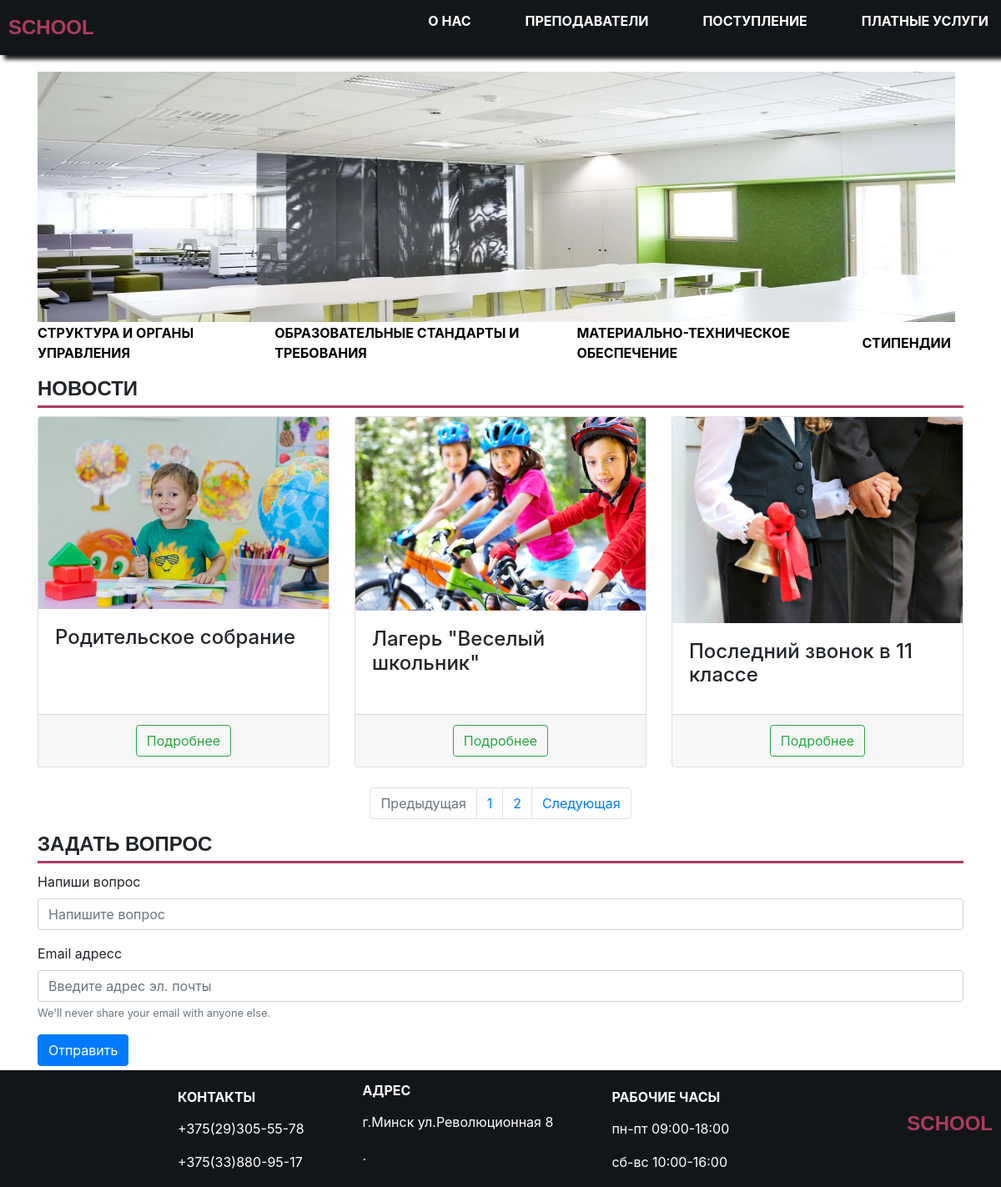
The page / on the database its author committed.
### school/models.py (models this page shows, shortened)
class News(models.Model):
    name = models.CharField(max_length=30)
    img = models.ImageField()
    description = models.TextField()

### school/views.py (the view)
# urls.py: path('', index, name='index'),
def index(request, page=1):
    news = News.objects.all()
    per_page = 3
    paginator = Paginator(news, per_page)
    news_paginator = paginator.page(page)
    if request.method == 'POST':
        form = QuestionsForm(data=request.POST)
        if form.is_valid():
            form.save()
            return HttpResponseRedirect(reverse('index'))
    else:
        form = QuestionsForm()
    context = {
        'news': news_paginator,
        'form': form
    }
    return render(request, 'school.html', context)

### school/forms.py
class QuestionsForm(forms.ModelForm):
    question = forms.CharField(widget=forms.TextInput(attrs={
        'class': 'form-control', 'placeholder': 'Напишите вопрос'
    }))
    email = forms.CharField(widget=forms.EmailInput(attrs={
        'class': 'form-control', 'placeholder': 'Введите адрес эл. почты'
    }))
    class Meta:
        model = Questions
        fields = ('question', 'email')

### school/templates/school.html (shortened to what this page needs)
{% extends 'base.html' %}
{% load static %}
{% block main %}
    <div class="container">
        <img class="school_baner" src="{% static 'img/school.jpg' %}" alt="school">
        <nav class="header-menu">
            <ul class="header-menu-list">
                <li class="header-menu-item"><a class="school-menu-link" href="{% url 'school:departments' %}">Структура и органы управления</a></li>
                <li class="header-menu-item"><a class="school-menu-link" href="{% url 'school:requirements' %}">Образовательные стандарты и требования</a></li>
                <li class="header-menu-item"><a class="school-menu-link" href="{% url 'school:equipment' %}">Материально-техническое обеспечение</a></li>
                <li class="header-menu-item"><a class="school-menu-link" href="{% url 'school:scholarship' %}">Стипендии </a></li>
            </ul>
        </nav>
        <h1 class="news_header">Новости</h1>
        <div class="row">
            {% for new in news %}
                <div class="col-lg-4 col-md-6 mb-4">
                    <div class="card h-100">
                        <a href="#">
                            <img class="card-img-top"
                                 src="{{ new.img.url }}"
                                 alt="">
                        </a>
                        <div class="card-body">
                            <h4 class="card-title">
                                {{ new.name }}
                            </h4>
                        </div>
                        <div class="card-footer text-center">
                            <a class="btn btn-outline-success" href="{% url 'school:news_one' new.id %}">Подробнее</a>
                        </div>
                    </div>
                </div>
            {% endfor %}
        </div>
        <nav class="paginator" aria-label="Page navigation example">
            <ul class="pagination justify-content-center">
                <li class="page-item {% if not news.has_previous %} disabled {% endif %}">
                    <a class="page-link"
                       href="{% if news.has_previous %} {% url 'school:paginator' news.previous_page_number %} {% else %} # {% endif %}"
                       tabindex="-1" aria-disabled="true">Предыдущая</a>
                </li>
                {% for page in news.paginator.page_range %}
                    <li class="page-item">
                        <a class="page-link" href="{% url 'school:paginator' page %}">{{ page }}</a>
                    </li>
                {% endfor %}
                <li class="page-item {% if not news.has_next %} disabled {% endif %}">
                    <a class="page-link"
                       href="{% if news.has_next %} {% url 'school:paginator' news.next_page_number %} {% else %} # {% endif %}">
                        Следующая
                    </a>
                </li>
            </ul>
        </nav>
        <h2 class="news_header">Задать вопрос</h2>
        <form action="{% url 'index' %}" method="post">
            <div class="form-group">
                <label for="{{ form.question.id_for_label }}">Напиши вопрос</label>
                {{form.question}}
            </div>
            <div class="form-group">
              <label for="{{ form.email.id_for_label }}">Email адресс</label>
                {{form.email}}
              <small id="emailHelp" class="form-text text-muted">We'll never share your email with anyone else.</small>
            </div>
            <button type="submit" class="btn btn-primary">Отправить</button>
          </form>
    </div>
{% endblock %}

### static/css/styles.css (style rules this page uses)
*, *::before, *::after { box-sizing: border-box; }
:where(ul, ol):where([class]) { padding-left: 0; }
body, :where(blockquote, figure):where([class]) { margin: 0; }
:where( h1, h2, h3, h4, h5, h6, p, ul, ol, dl ):where([class]) { margin-block: 0; }
:where(ul[class]) { list-style: none; }
img { display: block; max-width: 100%; }
input, textarea, select, button { font: inherit; }
html { height: 100%; }
html, :has(:target) { scroll-behavior: smooth; }
body { min-height: 100%; line-height: 1.5; }
:root { --color-dark: #000000; --color-dark-alternate: #131619; --color-light: #FFFFFF; --color-dark-gray: #404040; --color-light-gray: #C4C4C4; --container-width: 1300px; --container-padding-x: 15px; }
body { font-family: "Gill Sans", sans-serif; font-weight: 300; font-size: 16px; line-height: 1.75; }
.container { max-width: calc(var(--container-width) + var(--container-padding-x) * 2); margin-inline: auto; padding-inline: var(--container-padding-x); }
.header-menu-list { display: flex; column-gap: 50px; }
.school_baner { width: 1100px; height: 300px; }
.news_header { text-decoration: none; text-transform: uppercase; line-height: 120%; font-weight: 700; font-family: "PT Serif", sans-serif; font-size: 24px; padding-bottom: 5px; margin: 10px 0; border-bottom: solid #b03b5d; }
.paginator { margin-bottom: 10px; }
.school-menu-link { display: inline-flex; align-items: center; height: 50px; text-decoration: none; text-transform: uppercase; font-weight: 700; color: #000000; padding-right: 15px; }

### rows shown on the page
News: img (picture), name "Родительское собрание"
News: img (picture), name "Лагерь \"Веселый школьник\""
News: img (picture), name "Последний звонок в 11 классе"

### other values the page prints
{{ page }} "1" "2"
